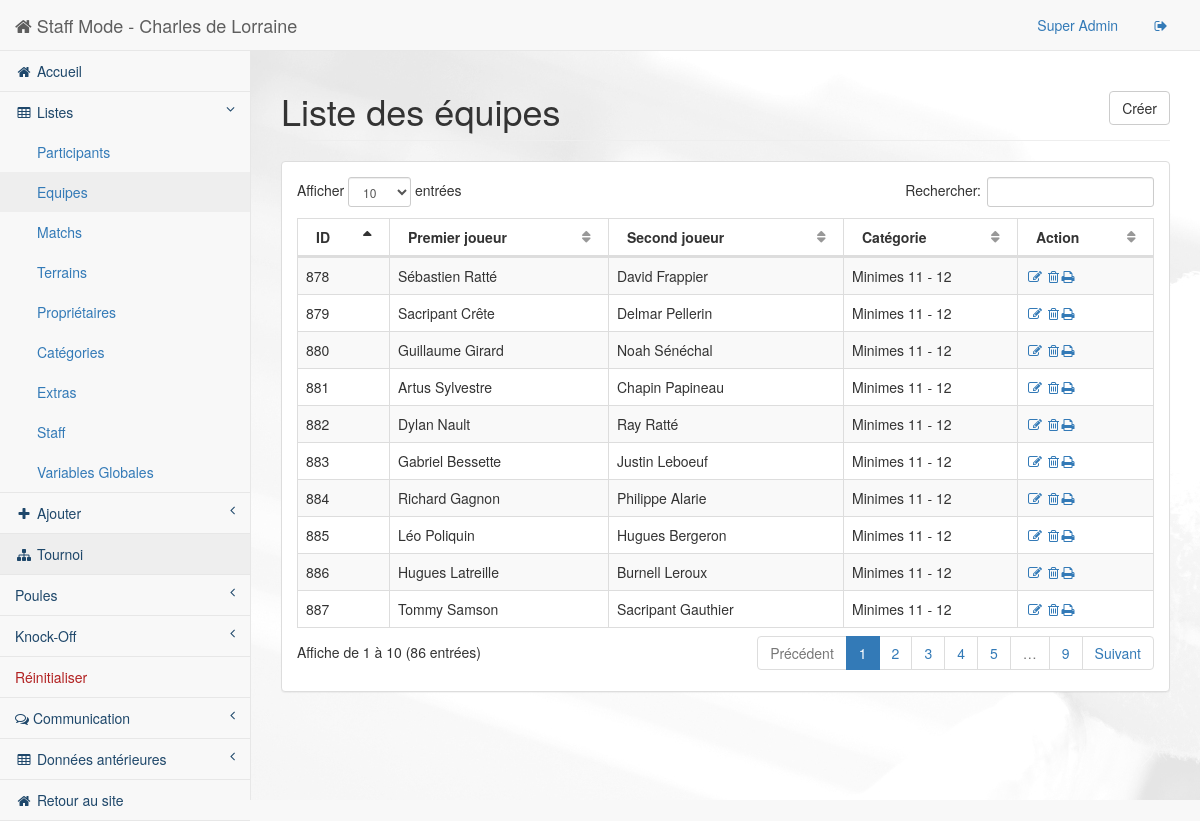
Page /staff/pages/list-team.php (signed in) on the committed database.
### tables this page shows
CREATE TABLE IF NOT EXISTS `Team` (
  `ID` int(255) NOT NULL AUTO_INCREMENT,
  `ID_Player1` int(255) NOT NULL,
  `ID_Player2` int(255) NOT NULL,
  `ID_Cat` int(255) NOT NULL,
  `NbWinMatch` int(255) NOT NULL,
  `AvgRanking` varchar(10) NOT NULL,
  `Group_Vic` int(11) NOT NULL,
  PRIMARY KEY (`ID`),
  KEY `ID_Player1` (`ID_Player1`),
  KEY `ID_Player2` (`ID_Player2`),
  KEY `ID_Cat` (`ID_Cat`)
);

CREATE TABLE IF NOT EXISTS `Personne` (
  `ID` int(255) NOT NULL AUTO_INCREMENT,
  `Title` int(2) NOT NULL,
  `FirstName` varchar(100) NOT NULL,
  `LastName` varchar(100) NOT NULL,
  `Ville` varchar(500) NOT NULL,
  `ZIPCode` int(10) NOT NULL,
  `Rue` varchar(100) NOT NULL,
  `Number` int(11) NOT NULL,
  `PhoneNumber` varchar(20) NOT NULL,
  `GSMNumber` varchar(20) NOT NULL,
  `BirthDate` date NOT NULL,
  `Mail` varchar(500) NOT NULL,
  `CreationDate` date NOT NULL,
  `Note` varchar(500) NOT NULL,
  `IsPlayer` tinyint(1) NOT NULL,
  `IsOwner` tinyint(1) NOT NULL,
  `IsStaff` tinyint(1) NOT NULL,
  PRIMARY KEY (`ID`)
);

### src/staff/pages/php/inc/list-team.inc (the view, shortened to what this page needs)
<?php
function dbAndPrint() {
    $db = BDconnect();
    $reponse1 = $db->query('SELECT Team.ID, FirstName as F, LastName as L, Team.ID_Player1 as id1, Team.ID_Player2 as id2, Team.ID_Cat as ID_Cat FROM Team, Personne WHERE Personne.ID = Team.ID_Player1 ');
    while ($donnes1 = $reponse1->fetch_array())
    {
      $reponse2 = $db->query('SELECT Team.ID, FirstName as F, LastName as L FROM Team, Personne WHERE Personne.ID = '.$donnes1['id2'].'');
        $reponse3 = $db->query('SELECT * FROM Categorie WHERE ID = '.$donnes1['ID_Cat'].'');
	   $donnes2 = $reponse2->fetch_array();
        $cat = $reponse3->fetch_array();
        $catFinal = $cat['Designation']." ".$cat['Age'];
        printListTeam($donnes1, $donnes2, $catFinal);
    }
}
function printListTeam($donnes1,$donnes2, $catFinal) {
    echo "<tr class=\"odd gradeX\">";
    $id = $donnes1['ID'];
    echo "<td data-toggle=\"modal\" data-target=\"#myModal\" data-url=\"./show-team.php?id=$id\">".utf8_encode($donnes1['ID'])."</td>";
    echo "<td data-toggle=\"modal\" data-target=\"#myModal\" data-url=\"./show-team.php?id=$id\">".utf8_encode($donnes1['F']). " " . utf8_encode($donnes1['L'])."</td>";
    echo "<td data-toggle=\"modal\" data-target=\"#myModal\" data-url=\"./show-team.php?id=$id\">".utf8_encode($donnes2['F']). " " . utf8_encode($donnes2['L'])."</td>";
    echo "<td data-toggle=\"modal\" data-target=\"#myModal\" data-url=\"./show-team.php?id=$id\">".utf8_encode($catFinal)."</td>";
    echo "<td><a href=\"./edit-team.php?id=".$donnes1['ID']."\"><i class=\"fa fa-edit fa-fw\"></i></a> <a href=\"./php/delete-team.php?id=".$donnes1['ID']."\" onclick=\"return confirm('Voulez-vous vraiment supprimer cette entrée ?');\"><i class=\"fa fa-trash-o\"></i></a><a href=\"./php/print-team.php?id=$id\"  target=\"_blank\"><i class=\"fa fa-print fa-fw\"></i></a></td>";
    echo "</tr>";
}
?>

### rows in the picture
team: ID "878", ID_Player1.FirstName "Sébastien", ID_Player1.LastName "Ratté", ID_Player2.FirstName "David", ID_Player2.LastName "Frappier", catFinal "Minimes 11 - 12"
team: ID "879", ID_Player1.FirstName "Sacripant", ID_Player1.LastName "Crête", ID_Player2.FirstName "Delmar", ID_Player2.LastName "Pellerin", catFinal "Minimes 11 - 12"
team: ID "880", ID_Player1.FirstName "Guillaume", ID_Player1.LastName "Girard", ID_Player2.FirstName "Noah", ID_Player2.LastName "Sénéchal", catFinal "Minimes 11 - 12"
team: ID "881", ID_Player1.FirstName "Artus", ID_Player1.LastName "Sylvestre", ID_Player2.FirstName "Chapin", ID_Player2.LastName "Papineau", catFinal "Minimes 11 - 12"
team: ID "882", ID_Player1.FirstName "Dylan", ID_Player1.LastName "Nault", ID_Player2.FirstName "Ray", ID_Player2.LastName "Ratté", catFinal "Minimes 11 - 12"
team: ID "883", ID_Player1.FirstName "Gabriel", ID_Player1.LastName "Bessette", ID_Player2.FirstName "Justin", ID_Player2.LastName "Leboeuf", catFinal "Minimes 11 - 12"
team: ID "884", ID_Player1.FirstName "Richard", ID_Player1.LastName "Gagnon", ID_Player2.FirstName "Philippe", ID_Player2.LastName "Alarie", catFinal "Minimes 11 - 12"
team: ID "885", ID_Player1.FirstName "Léo", ID_Player1.LastName "Poliquin", ID_Player2.FirstName "Hugues", ID_Player2.LastName "Bergeron", catFinal "Minimes 11 - 12"
team: ID "886", ID_Player1.FirstName "Hugues", ID_Player1.LastName "Latreille", ID_Player2.FirstName "Burnell", ID_Player2.LastName "Leroux", catFinal "Minimes 11 - 12"
team: ID "887", ID_Player1.FirstName "Tommy", ID_Player1.LastName "Samson", ID_Player2.FirstName "Sacripant", ID_Player2.LastName "Gauthier", catFinal "Minimes 11 - 12"

### other values in the picture
$_SESSION["NAME"] "Super Admin"
